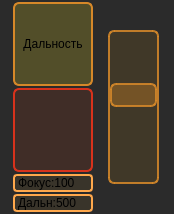
<?xml version="1.0" encoding="UTF-8"?>
<ui version="4.0">
 <class>WidgetFocusRangerControl</class>
 <widget class="QWidget" name="WidgetFocusRangerControl">
  <property name="geometry">
   <rect>
    <x>0</x>
    <y>0</y>
    <width>174</width>
    <height>214</height>
   </rect>
  </property>
  <property name="sizePolicy">
   <sizepolicy hsizetype="Expanding" vsizetype="Minimum">
    <horstretch>0</horstretch>
    <verstretch>0</verstretch>
   </sizepolicy>
  </property>
  <property name="maximumSize">
   <size>
    <width>174</width>
    <height>16777215</height>
   </size>
  </property>
  <property name="windowTitle">
   <string>Поворотное устройство</string>
  </property>
  <property name="styleSheet">
   <string notr="true">QWidget
{
	background-color: rgb(43, 43, 43);
}

QPushButton
{
	
	background-color: rgba(32, 156, 19, 83);
    border: 2px solid line;
    border-radius: 6px;
   
	border-color: rgb(30, 221, 78);
}

QPushButton:checked
{
	
	background-color: rgba(204, 53, 10, 62);
    border: 2px solid line;
    border-radius: 6px;	
	border-color: rgb(215, 50, 28);
}

QLineEdit
{
	
	background-color: rgba(32, 156, 19, 83);
    border: 2px solid line;
    border-radius: 6px;
   
	border-color: rgb(30, 221, 78);
}</string>
  </property>
  <layout class="QGridLayout" name="gridLayout">
   <property name="leftMargin">
    <number>2</number>
   </property>
   <property name="topMargin">
    <number>2</number>
   </property>
   <property name="rightMargin">
    <number>2</number>
   </property>
   <property name="bottomMargin">
    <number>2</number>
   </property>
   <property name="spacing">
    <number>2</number>
   </property>
   <item row="2" column="0">
    <layout class="QHBoxLayout" name="horizontalLayout">
     <item>
      <widget class="QLabel" name="labelLaserPowerStatus">
       <property name="sizePolicy">
        <sizepolicy hsizetype="Preferred" vsizetype="Maximum">
         <horstretch>0</horstretch>
         <verstretch>0</verstretch>
        </sizepolicy>
       </property>
       <property name="maximumSize">
        <size>
         <width>80</width>
         <height>16777215</height>
        </size>
       </property>
       <property name="styleSheet">
        <string notr="true">QLabel
{
	
	background-color: rgba(213, 157, 27, 20);
    border: 2px solid line;
    border-radius: 4px;
   
	font: 700 9pt &quot;Hack Nerd Font&quot;;
	
	border-color: rgb(255, 168, 76);
}</string>
       </property>
       <property name="text">
        <string>Дальн:500 </string>
       </property>
      </widget>
     </item>
    </layout>
   </item>
   <item row="0" column="0">
    <layout class="QVBoxLayout" name="verticalLayout_2">
     <property name="spacing">
      <number>2</number>
     </property>
     <item>
      <widget class="QPushButton" name="butGetRange">
       <property name="sizePolicy">
        <sizepolicy hsizetype="Minimum" vsizetype="MinimumExpanding">
         <horstretch>0</horstretch>
         <verstretch>0</verstretch>
        </sizepolicy>
       </property>
       <property name="minimumSize">
        <size>
         <width>0</width>
         <height>0</height>
        </size>
       </property>
       <property name="maximumSize">
        <size>
         <width>80</width>
         <height>16777215</height>
        </size>
       </property>
       <property name="styleSheet">
        <string notr="true">QPushButton
{
	background-color: rgba(209, 192, 34, 60);
    border: 2px solid line;
    border-radius: 6px;
   
	border-color: rgb(214, 136, 41);
}

QPushButton:pressed
{
    background-color: rgba(209, 142, 34, 110);
    border: 4px solid line;
    border-radius: 6px;
   
	
	border-color: rgb(171, 86, 38);
}</string>
       </property>
       <property name="text">
        <string>Дальность</string>
       </property>
      </widget>
     </item>
     <item>
      <widget class="QPushButton" name="pushButton">
       <property name="sizePolicy">
        <sizepolicy hsizetype="Minimum" vsizetype="Expanding">
         <horstretch>0</horstretch>
         <verstretch>0</verstretch>
        </sizepolicy>
       </property>
       <property name="maximumSize">
        <size>
         <width>80</width>
         <height>16777215</height>
        </size>
       </property>
       <property name="styleSheet">
        <string notr="true">QPushButton
{
   background-color: rgba(204, 53, 10, 32);
    border: 2px solid line;
    border-radius: 6px;	
	border-color: rgb(215, 50, 28);
   
   
	image: url(:/newPrefix/ButtonOff2.png);

}

QPushButton::checked
{
	
	background-color: rgba(32, 156, 19, 33);
    border: 2px solid line;
    border-radius: 6px;
   
	border-color: rgb(66, 197, 37);
   
	image: url(:/newPrefix/ButtonOn2.png);
}</string>
       </property>
       <property name="text">
        <string/>
       </property>
       <property name="checkable">
        <bool>true</bool>
       </property>
       <property name="checked">
        <bool>true</bool>
       </property>
      </widget>
     </item>
    </layout>
   </item>
   <item row="1" column="0">
    <widget class="QLabel" name="labelLaserPowerStatus_2">
     <property name="sizePolicy">
      <sizepolicy hsizetype="Preferred" vsizetype="Maximum">
       <horstretch>0</horstretch>
       <verstretch>0</verstretch>
      </sizepolicy>
     </property>
     <property name="maximumSize">
      <size>
       <width>80</width>
       <height>16777215</height>
      </size>
     </property>
     <property name="styleSheet">
      <string notr="true">QLabel
{
	
	background-color: rgba(213, 157, 27, 20);
    border: 2px solid line;
    border-radius: 4px;
   
	font: 700 9pt &quot;Hack Nerd Font&quot;;
	
	border-color: rgb(255, 168, 76);
}

</string>
     </property>
     <property name="text">
      <string>Фокус:100</string>
     </property>
    </widget>
   </item>
   <item row="0" column="1" rowspan="3">
    <widget class="QScrollBar" name="scrollSetFocus">
     <property name="sizePolicy">
      <sizepolicy hsizetype="Expanding" vsizetype="Minimum">
       <horstretch>0</horstretch>
       <verstretch>0</verstretch>
      </sizepolicy>
     </property>
     <property name="maximumSize">
      <size>
       <width>55</width>
       <height>16777215</height>
      </size>
     </property>
     <property name="styleSheet">
      <string notr="true">QScrollBar:vertical {
	background-color: rgba(181, 126, 24, 0.16);
    border: 2px solid line;
    border-radius: 6px;
   
	border-color: rgba(214, 136, 41, 0.87);
    height: 10px;
    min-width: 40px;
  margin: 28px 2px 28px 2px;
	image: url(:/newPrefix/beam_focus_pict_red.png);
}

 QScrollBar::handle:vertical 
 {
	
	
    background-color: rgba(229, 142, 34, 80);
    border: 2px solid line;
    border-radius: 6px;
   
	border-color: rgba(214, 136, 41, 0.87);
    height: 20px;
    min-height: 20px;
 }


 QScrollBar::sub-line:vertical,QScrollBar::sub-line:vertical:pressed
 {
     border: 2px solid grey;
     border-radius: 4px;
     height: 20px;
     width: 46px;
     subcontrol-position: top;
     subcontrol-origin: margin;

     image: url(D:/PICTURES/ImagesToPrograms/arrow_up.png);

	 border-color: rgba(214, 136, 41, 0.87);
     background: rgba(94, 84, 71, 0.38);

     margin: 2px 2px 2px 2px;
 }

 QScrollBar::sub-line:vertical:pressed
 {
	 border-color: rgba(214, 110, 41, 0.87);
     background: rgba(94, 81, 71, 0.76);
 }

 QScrollBar::add-line:vertical, QScrollBar::add-line:vertical:pressed
 {
     border: 2px solid grey;
     border-radius: 4px;
     height: 20px;
     width: 46px;
     subcontrol-position: bottom;
     subcontrol-origin: margin;
     image: url(D:/PICTURES/ImagesToPrograms/arrow_down.png);

	 border-color: rgba(214, 136, 41, 0.87);
     background: rgba(94, 84, 71, 0.38);
 }

 QScrollBar::add-line:vertical:pressed
 {
	 border-color: rgba(214, 110, 41, 0.87);
     background: rgba(94, 81, 71, 0.76);
 }

 QScrollBar::up-arrow:vertical 
 {
     border: 0px solid grey;
     width: 60px;
     height: 15px;
 }
 
 QScrollBar::down-arrow:vertical 
 {
     border: 0px solid grey;
     width: 60px;
     height: 15px;
 }

QScrollBar::add-page:vertical
{
	background-color: none;
}

QScrollBar::sub-page:vertical
 {
  background-color: none;

 }</string>
     </property>
     <property name="value">
      <number>40</number>
     </property>
     <property name="orientation">
      <enum>Qt::Orientation::Vertical</enum>
     </property>
    </widget>
   </item>
  </layout>
 </widget>
 <resources>
  <include location="Images.qrc"/>
 </resources>
 <connections/>
</ui>
